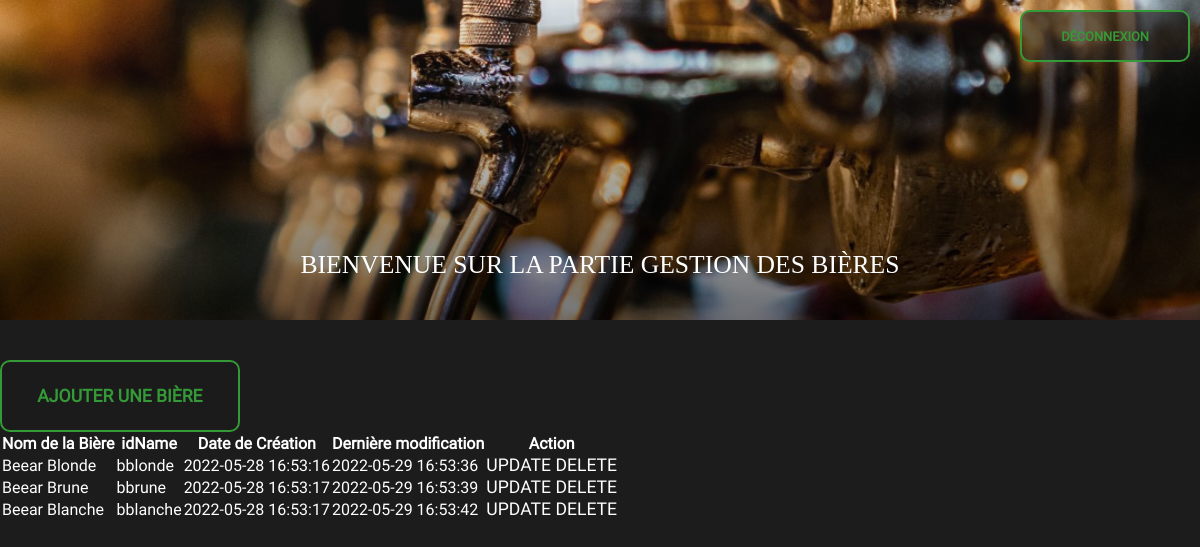
/dashboard.php?action=beers (signed in), run on the app's committed database.
### tables this page shows
CREATE TABLE IF NOT EXISTS `beers` (
  `id` int(11) NOT NULL AUTO_INCREMENT,
  `idname` varchar(255) NOT NULL,
  `name` varchar(255) NOT NULL,
  `hook` varchar(255) NOT NULL,
  `alcdegree` int(11) NOT NULL,
  `desc` mediumtext NOT NULL,
  `ibu` int(11) NOT NULL,
  `temp` varchar(255) NOT NULL,
  `voyez` mediumtext NOT NULL,
  `sentez` mediumtext NOT NULL,
  `goutez` mediumtext NOT NULL,
  `img` varchar(500) DEFAULT NULL,
  `created_at` timestamp NOT NULL DEFAULT CURRENT_TIMESTAMP,
  `modified_at` timestamp NOT NULL DEFAULT CURRENT_TIMESTAMP ON UPDATE CURRENT_TIMESTAMP,
  PRIMARY KEY (`id`)
);

### app/Controllers/DashboardController.php (called while the page is built, shortened)
<?php
class DashboardController extends Controller {
  public function manageBeers(): void {
    $object = new \Beear\Models\content\Beers();
    $beers = $object->getAllBeers();
    require_once $this->viewAdmin('beers/manage-beers');
  }
}

### app/Models/content/Beers.php (called while the page is built, shortened)
<?php
class Beers extends Manager {
  public function getAllBeers(): mixed {
    $db = self::dbAccess();
    $req = $db->prepare("SELECT * FROM beers");
    $req->execute();
    return $req->fetchAll();
  }
}

### app/Views/admin/beers/manage-beers.php (the view)
<?php
require_once 'app/Views/admin/layouts/head.php';
?>
<main>
  <section class="pres-dashboard">
    <div class="container">
    <a href="/?action=deconnexion" class="button" title="deconnexion">Déconnexion</a>
    <div class="container pres-txt-dashboard">
      <h1>Bienvenue sur la partie gestion des bières</h1>
    </div>
    </div>
  </section>
  <section class="admin-manage container">
    <div><a class="button db" href="/dashboard.php?action=addBeer-page" title="ajouter un utilisateur">Ajouter une bière</a></div>
    <div class="admin-manage-users">
        <table>
          <thead>
            <tr>
              <th>Nom de la Bière</th>
              <th>idName</th>
              <th>Date de Création</th>
              <th>Dernière modification</th>
              <th>Action</th>
            </tr>
          </thead>
          <tbody>
          <?php foreach($beers as $beer): ?>
              <tr>
                <td><?= $beer['name']; ?></td>
                <td><?= $beer['idname']; ?></td>
                <td><?= $beer['created_at']; ?></td>
                <td><?= $beer['modified_at']; ?></td>
                <td>
                  <a href="/dashboard.php?action=updateBeer-page&id=<?= $beer['id']; ?>" title="modifier l'utilisateur">
                    UPDATE
                  </a>
                  <a href="/dashboard.php?action=deleteBeer-post&id=<?= $beer['id']; ?>" title="supprimer l'utilisateur">
                    DELETE
                  </a>
                </td>
              </tr>
              <?php endforeach; ?>
          </tbody>
        </table>
    </div>
  </section>
</main>
</body>
</html>

### public/styles/style.css (style rules this page uses)
:root { --bg: rgb(28, 28, 28); --primary: rgba(52, 153, 55, 1); --secondary: rgb(117, 76, 36); }
* { padding: 0; margin: 0; box-sizing: border-box; scroll-behavior: smooth; }
body { background-color: var(--bg); font-family: "Roboto", sans-serif; color: #fff; }
h1, h2, h3 { font-family: "AlfaSlabOne-Regular"; text-transform: uppercase; font-size: 1.6rem; font-weight: 100; }
a { text-decoration: none; font-size: 1.1rem; color: #fff; }
.container { max-width: 1200px; margin: 0 50px; }
.button { color: var(--primary); background-color: rgba(28, 28, 28, 0.604); font-weight: 600; padding: 14px 30px; border: 2px solid var(--primary); border-radius: 10px; width: 75%; text-align: center; text-transform: uppercase; }
.db { display: block; }
.pres-dashboard { background: linear-gradient(to bottom, rgba(101, 101, 95, 0.107), rgba(0, 0, 0, 0.545)),url('/public/admin/img/bg-dashboard.jpg') no-repeat center; background-size: cover; width: 100%; height: 40vh; display: flex; flex-wrap: wrap; align-items: flex-end; padding: 20px; margin-bottom: 40px; }
.pres-dashboard a { width: 170px; height: 50px; font-size: 0.8em; position: absolute; top: 10px; right: 10px; align-content: center; display: flex; justify-content: center; align-items: center; }
.pres-txt-dashboard { width: 100%; display: flex; flex-wrap: wrap; text-align: center; justify-content: center; margin: 0 auto; }
.pres-txt-dashboard h1 { width: 100%; margin-bottom: 20px; }
@media screen and (min-width: 576px) { .button { width: 40%; } }
@media screen and (min-width: 768px) { .button { width: 32%; padding: 2% 15px; } }
@media screen and (min-width: 992px) { .button, #articles p.button { width: 25%; } }
@media screen and (min-width: 1200px) { .container { margin: 0 auto; } }
@media screen and (min-width: 1200px) { .button, #articles p.button { width: 15rem; } }

### data on the page
beers: name "Beear Blonde", idname "bblonde", created_at "2022-05-28 16:53:16", modified_at "2022-05-29 16:53:36"
beers: name "Beear Brune", idname "bbrune", created_at "2022-05-28 16:53:17", modified_at "2022-05-29 16:53:39"
beers: name "Beear Blanche", idname "bblanche", created_at "2022-05-28 16:53:17", modified_at "2022-05-29 16:53:42"
